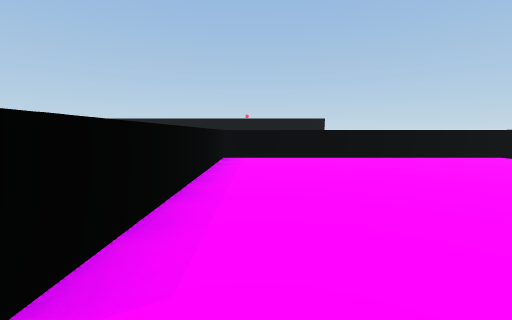
View 1 (above)

14 first-person views from a walk through a scene from a Unity 3-D project. The camera is 1.5 m above the floor, tilts 6° down and sees 90° across. The floor is counted in squares, 2 m on a side. Each view is taken from the middle of a square. On the plan, view 1 faces up. The plan holds only what a view shows up to about 9 squares ahead; the rest is blank. The place goes on beyond the plan. The player character is not drawn. Surface patterns are stand-ins for the level's own textures.

View 2
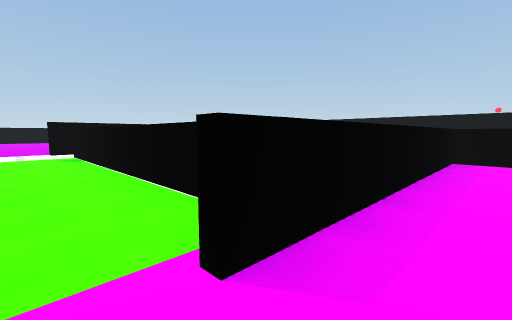

View 3
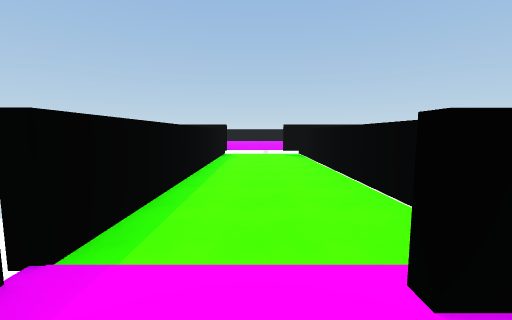

View 4
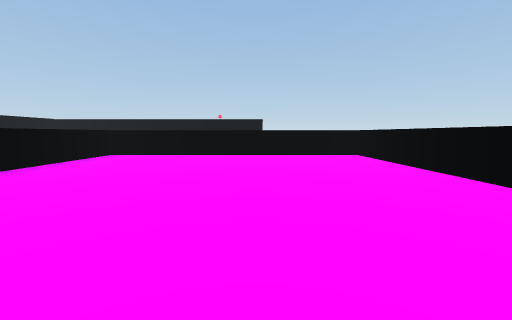

View 5
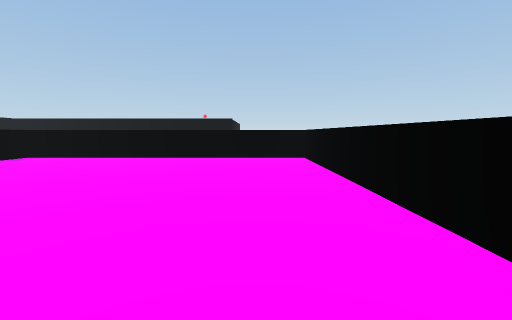

View 6
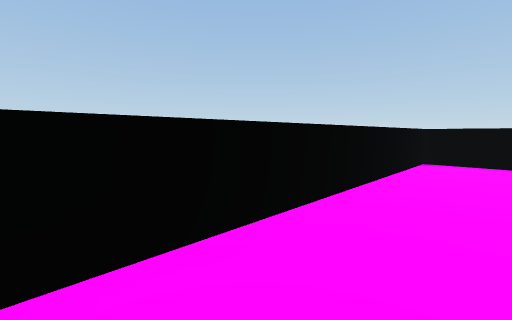

View 7
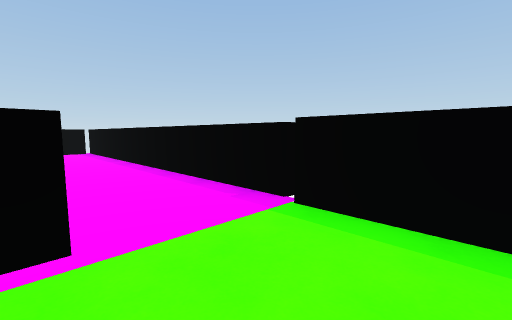

View 8
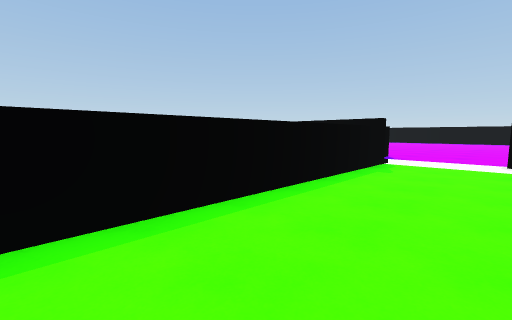

View 9
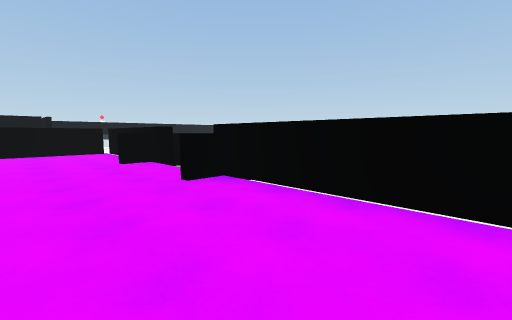

View 10
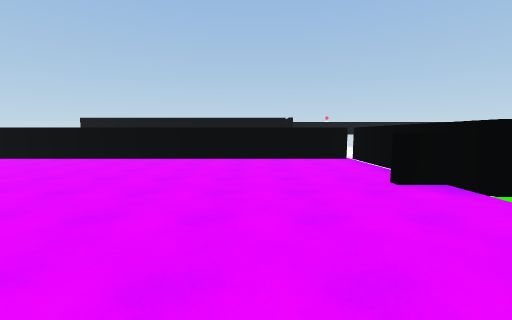

View 11
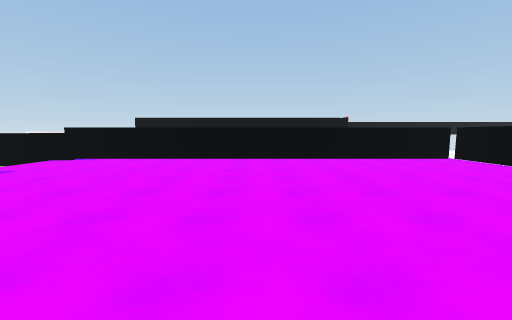

View 12
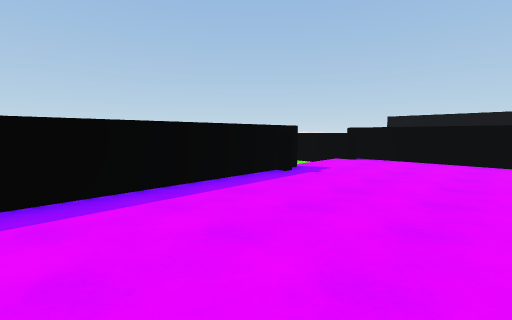

View 13
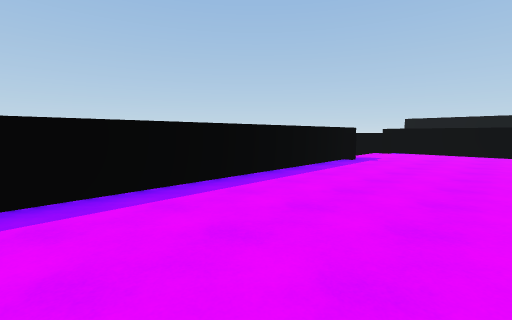

View 14
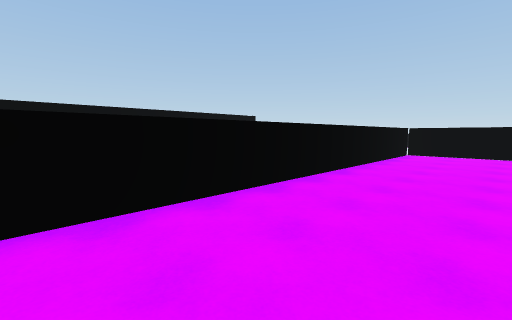

### Floor plan
Key: @ floor where view 1 was taken; # wall or solid block; x gap in a wall; . main floor; - floor 0.25 m lower than the main floor; / step, stairs or slope; v drop or lower ground.
Columns run from 22 left of view 1 to 8 right of it. Each row starts with its distance up from view 1.
  8                      #########v
  7                      #--------#
  6   ###########        #--------#
  5 ##...........#v      #--------#
  4  -...........#       #--------#
  3  -...........#       #--------#
  2  #...........####    #--------#
  1  #...........#-------#--------#
  0  #.........../--------@-------#
 -1   .........../----------------x
 -2   .... . ....####       ######
 -3   ....    ...      v
 -4   ....    ...     vv
 -5   ....    ...    vvv

Where each view was taken, in squares from view 1:
view 1: 0 up, 0 right, facing up
view 2: 0 up, 0 right, facing up-left
view 3: 0 up, 0 right, facing left
view 4: 1 down, 4 right, facing up
view 5: 0 up, 6 right, facing up
view 6: 6 up, 6 right, facing down-right
view 7: 1 up, 3 left, facing down-right
view 8: 1 up, 3 left, facing down-left
view 9: 5 down, 12 left, facing up-right
view 10: 2 down, 12 left, facing up
view 11: 2 down, 15 left, facing up
view 12: 2 down, 17 left, facing up-left
view 13: 5 down, 17 left, facing up-left
view 14: 3 up, 19 left, facing up-right
